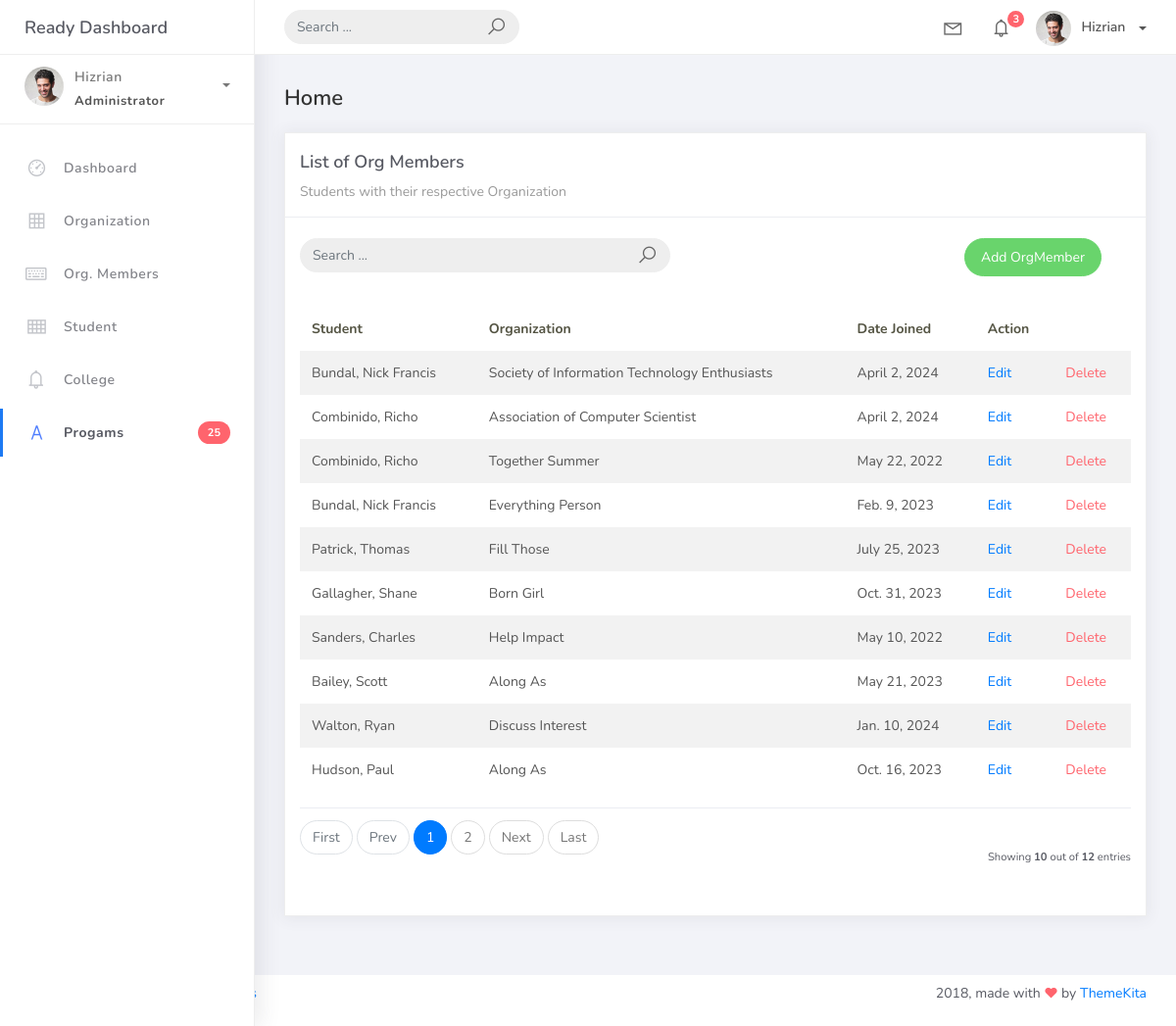
The page /orgmem_list on the database as committed earlier.
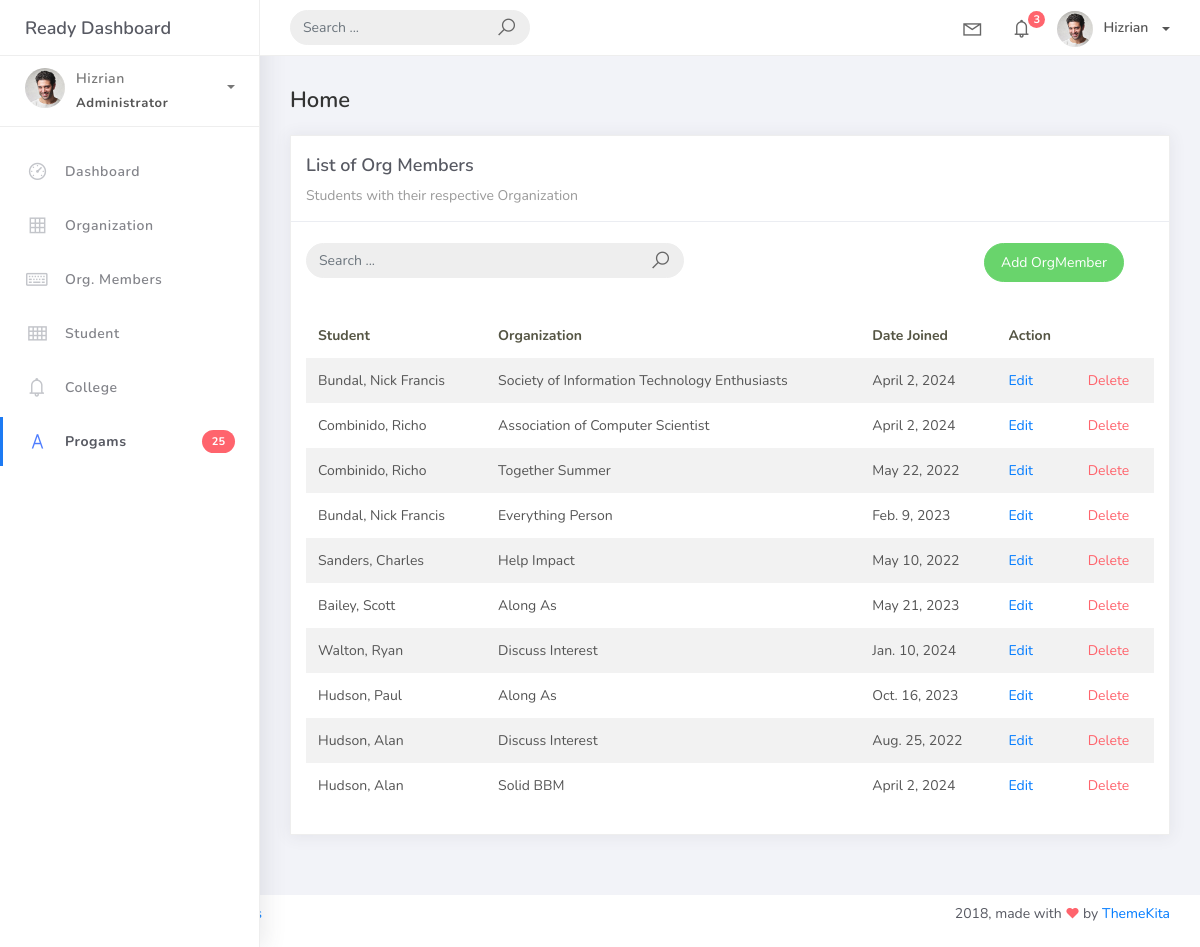
The same page on the database as committed later.
### studentorg/models.py (models this page shows)
class BaseModel(models. Model):
    created_at = models.DateTimeField(auto_now_add=True, db_index=True)
    updated_at = models.DateTimeField(auto_now=True)
    class Meta:
        abstract = True

class OrgMember(BaseModel):
    student = models.ForeignKey(Student, on_delete=models.CASCADE)
    organization = models.ForeignKey(Organization, on_delete=models.CASCADE)
    date_joined = models.DateField()

class Student(BaseModel):
    student_id = models.CharField(max_length=15)
    lastname = models.CharField(max_length=25)
    firstname = models.CharField(max_length=25)
    middlename = models.CharField(max_length=25, blank=True, null=True)
    program = models.ForeignKey(Program, on_delete=models.CASCADE)
    def __str__(self):
        return f"{self.lastname}, {self.firstname}"

class Organization(BaseModel):
    name = models.CharField(max_length=250)
    college = models.ForeignKey(
        College, null=True, blank=True, on_delete=models.CASCADE)
    description = models.CharField(max_length=500)
    def __str__(self):
        return self.name

### studentorg/views.py (the view)
# urls.py: path('orgmem_list', OrgMemList.as_view(), name='orgmem-list'),
class OrgMemList(ListView):
    model = OrgMember
    context_object_name = 'orgmem'
    template_name = "orgmem_list.html"
    paginate_by = 10

### templates/orgmem_list.html
{% extends 'base.html' %} {% load static %} {% block content %}
<div class="content">
    <div class="container-fluid">
        <h4 class="page-title">Home</h4>
        <div class="row">
            <div class="col-md-12">
                <div class="card">
                    <div class="card-header">
                        <div class="card-title">List of Org Members</div>
                        <div class="card-category">Students with their respective Organization</div>
                    </div>
                    <br>
                        <div class="col-md-12 row">
                            <div class="col-md-6">
                                <form action="" class="navbar-left navbar-form nav-search mr-md-3" action="">
                                    <div class="input-group">
                                        <input type="text" placeholder="Search ..." class="form-control">
                                        <div class="input-group-append">
                                        <span class="input-group-text">
                                            <i class="la la-search search-icon"></i>
                                        </span>
                                        </div>
                                    </div>
                                </form>
                            </div>
                            <div class="col-md-6">
                                <div class="pull-right">
                                    <a href="{% url 'orgmem-add' %}" class="btn btn-success btn-rounded">Add OrgMember</a>
                                </div>
                            </div>
                        </div>
                    <div class="card-body">
                        <table class="table table-striped mt-3">
                            <thead>
                                <tr>
                                    <th scope="col">Student</th>
                                    <th scope="col">Organization</th>
                                    <th scope="col">Date Joined</th>
                                    <th scope="col">Action</th>
                                </tr>
                            </thead>
                            <tbody>
                                {% for object in object_list %}
                                <tr>
                                    <td>{{ object.student }}</td>
                                    <td>{{ object.organization }}</td>
                                    <td>{{ object.date_joined }}</td>
                                    <td><a href="orgmem_list/{{ object.id }}">Edit</a></td>
                                    <td><a href="orgmem_list/{{ object.id }}/delete" class="text-danger">Delete</a></td>
                                </tr>
                                {% empty %}
                                <tr>
                                    <td colspan="4" style="text-align: center">
                                    <p class="text-sm font-weight-bold mb-0">No Records Found</p>
                                    </td>
                                </tr>
                                {% endfor %}
                            </tbody>
                        </table>
                        {% include 'includes/pagination.html' %}
                    </div>
                </div>
            </div>
        </div>
    </div>
</div>
{% endblock %}

Rows that differ between the two databases and show on the page:
removed OrgMember: student "Patrick, Thomas", organization "Fill Those", date_joined "July 25, 2023"
removed OrgMember: student "Gallagher, Shane", organization "Born Girl", date_joined "Oct. 31, 2023"
now on this page (row unchanged): OrgMember: student "Hudson, Alan", organization "Discuss Interest", date_joined "Aug. 25, 2022"
added OrgMember: student "Hudson, Alan", organization "Solid BBM", date_joined "April 2, 2024"
Other text that changed with them:
{{ object_list.count }}: "10" → (not shown)
{{ paginator.count }}: "12" → (not shown)
text no longer shown: "First Prev Next Last Showing out of entries"
list line gone: "1"
list line gone: "2"
